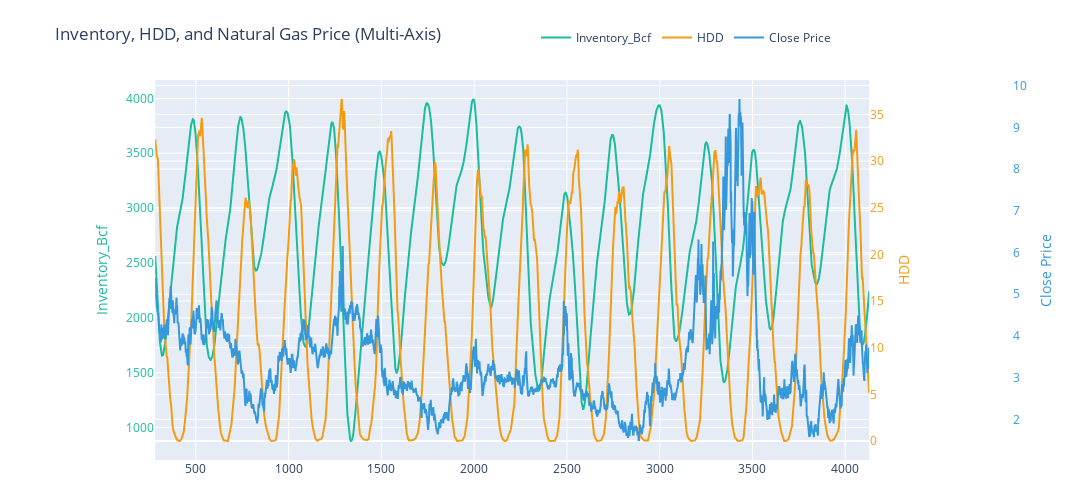

Source (notebook cell):
### Code cell
import plotly.graph_objects as go

fig = go.Figure()

# Inventory_Bcf (left axis)
fig.add_trace(go.Scatter(
    x=result.index,
    y=result['Inventory_ma30'],
    name='Inventory_Bcf',
    yaxis='y',
    line=dict(color='#1ABC9C')
))

# HDD (right axis)
fig.add_trace(go.Scatter(
    x=result.index,
    y=result['Hdd_ma30'],
    name='HDD',
    yaxis='y2',
    line=dict(color='#F39C12')
))

# Close Price (far-right axis)
fig.add_trace(go.Scatter(
    x=result.index,
    y=result['Close'],
    name='Close Price',
    yaxis='y3',
    line=dict(color='#3498DB')
))

# 🔧 Layout with 3 y-axes
fig.update_layout(
    title='Inventory, HDD, and Natural Gas Price (Multi-Axis)',
    xaxis=dict(
        domain=[0.1, 0.85]
    ),
    yaxis=dict(  # y (left)
        title='Inventory_Bcf',
        titlefont=dict(color='#1ABC9C'),
        tickfont=dict(color='#1ABC9C'),
        anchor='x',
        side='left',
        position=0.0
    ),
    yaxis2=dict(  # y2 (right)
        title='HDD',
        titlefont=dict(color='#F39C12'),
        tickfont=dict(color='#F39C12'),
        anchor='x',
        overlaying='y',
        side='right',
        position=0.85
    ),
    yaxis3=dict(  # y3 (far-right)
        title='Close Price',
        titlefont=dict(color='#3498DB'),
        tickfont=dict(color='#3498DB'),
        anchor='free',
        overlaying='y',
        side='right',
        position=1.0
    ),
    legend=dict(x=0.5, y=1.15, orientation='h'),
    margin=dict(l=60, r=80, t=80, b=40),
    width=1100,
    height=500
)

fig.show()

### Figure 1 — Plotly figure (JSON) as saved in the notebook; plotly's stock layout.template omitted (floating-point values rounded to 4 significant figures; data arrays with more than 128 entries replaced by an {"elided": "..."} marker saying what was removed)
{"data": [{"line": {"color": "#1ABC9C"}, "name": "Inventory_Bcf", "type": "scatter", "x": {"elided": "3849 int values"}, "y": {"elided": "3849 float values"}, "yaxis": "y"}, {"line": {"color": "#F39C12"}, "name": "HDD", "type": "scatter", "x": {"elided": "3849 int values"}, "y": {"elided": "3849 float values"}, "yaxis": "y2"}, {"line": {"color": "#3498DB"}, "name": "Close Price", "type": "scatter", "x": {"elided": "3849 int values"}, "y": {"elided": "3849 float values"}, "yaxis": "y3"}], "layout": {"height": 500, "legend": {"orientation": "h", "x": 0.5, "y": 1.15}, "margin": {"b": 40, "l": 60, "r": 80, "t": 80}, "title": {"text": "Inventory, HDD, and Natural Gas Price (Multi-Axis)"}, "width": 1100, "xaxis": {"domain": [0.1, 0.85]}, "yaxis": {"anchor": "x", "position": 0, "side": "left", "tickfont": {"color": "#1ABC9C"}, "title": {"font": {"color": "#1ABC9C"}, "text": "Inventory_Bcf"}}, "yaxis2": {"anchor": "x", "overlaying": "y", "position": 0.85, "side": "right", "tickfont": {"color": "#F39C12"}, "title": {"font": {"color": "#F39C12"}, "text": "HDD"}}, "yaxis3": {"anchor": "free", "overlaying": "y", "position": 1, "side": "right", "tickfont": {"color": "#3498DB"}, "title": {"font": {"color": "#3498DB"}, "text": "Close Price"}}}}
